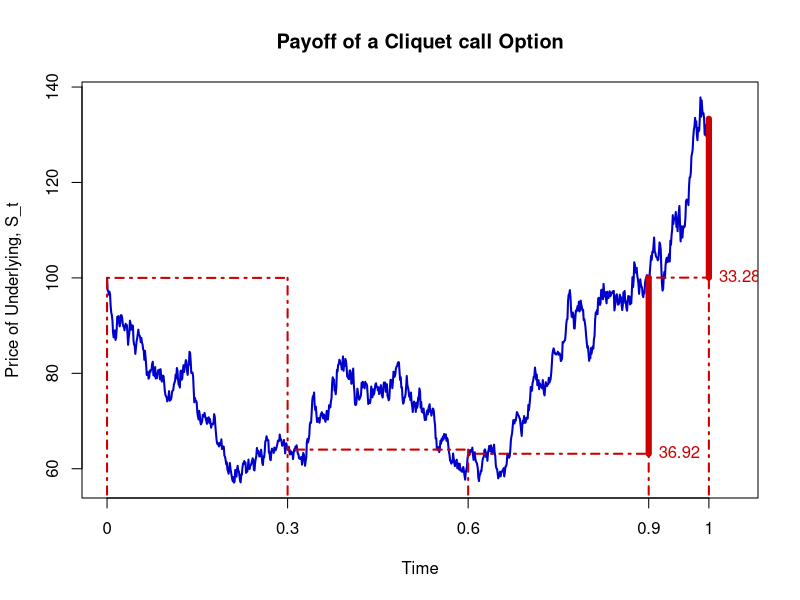

Recreate this plot in R.
#------------------------------------------------------------------------
# Book:         SFE4
# -----------------------------------------------------------------------
# Quantlet:     SFECliquetPayoff
# -----------------------------------------------------------------------
# Description:  SFECliquetPayoff calculates and plot the payoff of a
#               cliquet put/call option. When there is no reset points
#               this will generate the pay off graph of a European
#               put/call option.
#------------------------------------------------------------------------
# Usage:        -
#------------------------------------------------------------------------
#See also:      SFECliquetPrices
#------------------------------------------------------------------------
# Keywords:     plot, option, call, put, exotic-option, european-option
#------------------------------------------------------------------------
# Inputs:       S0, r, D, sigma, reset, typ
#------------------------------------------------------------------------
# Output:       A plot of simulated underlying with the payoff of the 
#               desired option type considered at the desired resets.
# -----------------------------------------------------------------------
# Example:      Plots are generated for the following parameter values:
#               S0 = 100, r = 0.3, D = 0.01, sigma = 0.5, 
#               reset = c(0.3, 0.6, 0.9), typ = "call"
#------------------------------------------------------------------------
# Author:       Weongi Woo, Thorsten Disser, 2015/12/20
#------------------------------------------------------------------------
########################################################################
# Parameter Setting
S0 = 100                   # stock price at t = 0
K1 = S0
r = 0.03                   # risk free interest rate
D = 0.01                   # continuous dividend payment
b = r - D                  # cost of carry
sigma = 0.5                # volatility
reset = c(0.3, 0.6, 0.9)   # c(0) for a European Option
typ = "call"               # the possible alternative is "put"


########################################################################
# Simulating Underlying Price
Tn = 1000
t = (1:Tn)/Tn
dt = t[2] - t[1]
Wt1 = rnorm(length(t), mean = 0, sd = 1)
Wt = cumsum(Wt1)  # cumulative sum
St = S0 * exp((r - 0.5 * sigma) * dt + sigma * sqrt(dt) * Wt)


########################################################################
# adding time 0 and 1
if (reset[1] != 0) {
    reset <- c(0, reset)
}

if (reset[length(reset)] != 1) {
    reset[length(reset) + 1] = 1
}

# Generating Strike Prices
for (i in 2:length(reset)) {
    assign(paste("K", i, sep = ""), St[(reset[i]) * 1000])
}
if (typ == "call") {
    for (i in 1:(length(reset) - 1)) {
        assign(paste("period", i, sep = ""), St[(reset[i + 1]) * 1000] - get(paste("K", i, sep = "")))
    }
} else {
    for (i in 1:(length(reset) - 1)) {
        assign(paste("period", i, sep = ""), get(paste("K", i, sep = "")) - St[(reset[i + 1]) * 1000])
    }
}

########################################################################
# Generating Plots 
#par(mar=c(2,4,4,9), xpd=FALSE)
par(mfrow = c(1, 1))
plot(c(0, t), c(S0, St), type = "l", col = "blue3", xlab = "Time", ylab = "Price of Underlying, S_t", xaxt = "n", lwd = 2, xlim = c(0, 1.04))
if (length(reset) == 2) {
    title(paste("Payoff of a European ", typ, " Option", sep = ""))
} else {
    title(paste("Payoff of a Cliquet ", typ, " Option", sep = ""))
}

axis(1, at = c(reset), label = c(reset))

for (i in 1:length(reset)) {
    lines(c(reset[i], reset[i]), c(0, get(paste("K", i, sep = ""))), lwd = 2, lty = "dotdash", col = "red3")
}

for (i in 1:(length(reset) - 1)) {
    lines(c(reset[i], reset[i + 1]), c(get(paste("K", i, sep = "")), get(paste("K", i, sep = ""))), lwd = 2, lty = "dotdash", col = "red3")
    if (get(paste("period", i, sep = "")) > 0) {
        lines(c(reset[i + 1], reset[i + 1]), c(get(paste("K", i, sep = "")), get(paste("K", i + 1, sep = ""))), lwd = 6, lty = "solid", col = "red3")
        text(reset[i + 1], get(paste("K", i, sep = "")), label = round(get(paste("period", i, sep = "")), digits = 2), pos = 4, cex = 1, col = "red3")
    } else {
        lines(c(reset[i + 1], reset[i + 1]), c(get(paste("K", i, sep = "")), get(paste("K", i + 1, sep = ""))), lwd = 2, lty = "dotdash", col = "red3")
    }
}

# legend par(fig=c(0, 1, 0, 1), oma=c(0, 0, 0, 0), mar=c(0, 0, 1, 1), new=TRUE) plot(0, 0, type='n', bty='n', xaxt='n', yaxt='n') legend('topright', c('St','B'),
# lty=c('solid','dotted'), seg.len=c(1,1), lwd=2, col=c('blue3','red3'), cex=0.7)
